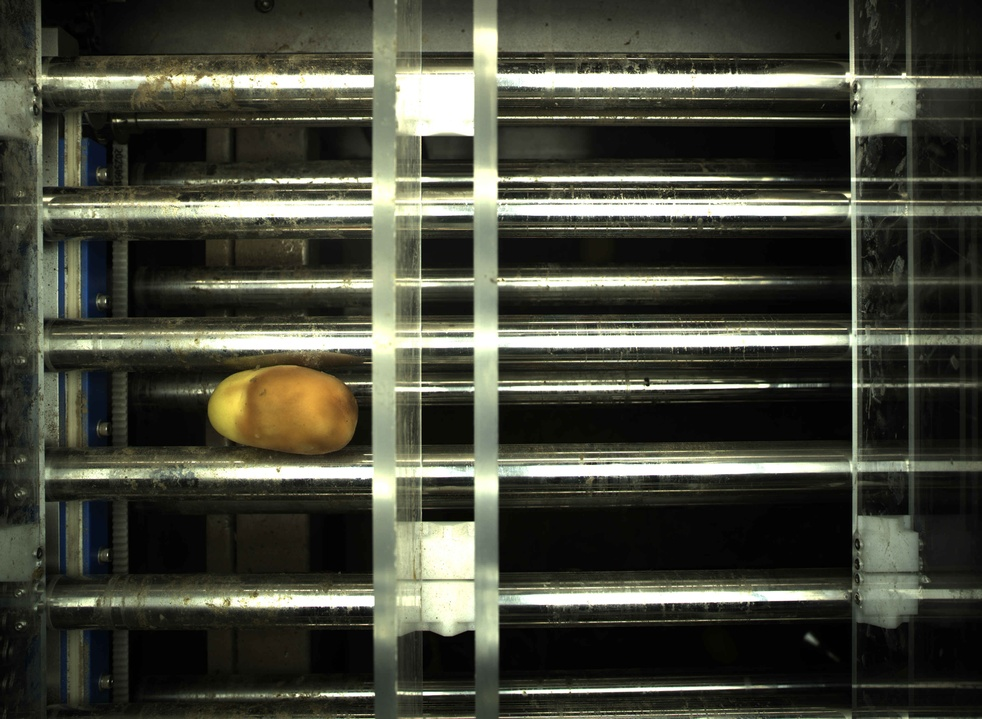
#> input picture potato_inspection_offline_v4/test_images/1ddcb126-Pic_2025_10_21_153846_17.jpeg, 982 x 719 px, shrunk from 4096 x 3000 before the run, given as the content of the folder ffline_v4/test_images/1ddcb126-Pic_2025_10_21_153846_17.jpeg, which was not available
$ python analyze_size_distribution.py --source ../potato_inspection_offline_v4/test_images/1ddcb126-Pic_2025_10_21_153846_17.jpeg
#> lines starting #> are read from the running program, lines starting #| are printed output that depends on the picture; after the words box and inside, x2 and y2 are one past the last pixel; in counts of white or black regions, pixels touching at a corner belong together; pictures that were not available may be replaced by others from this repository, and a replacement may not be noted
#!/usr/bin/env python3
"""分析已分级结果的尺寸分布，自动建议7档阈值"""
import argparse
import json
import cv2
import numpy as np
from pathlib import Path
from typing import List


def extract_contour_area(image_path: str) -> float:
    img = cv2.imread(image_path)
#> img is the input picture: shape (719, 982, 3); mean B, G, R 59.4, 71.6, 70.3
    if img is None:
        return 0.0
    gray = cv2.cvtColor(img, cv2.COLOR_BGR2GRAY)
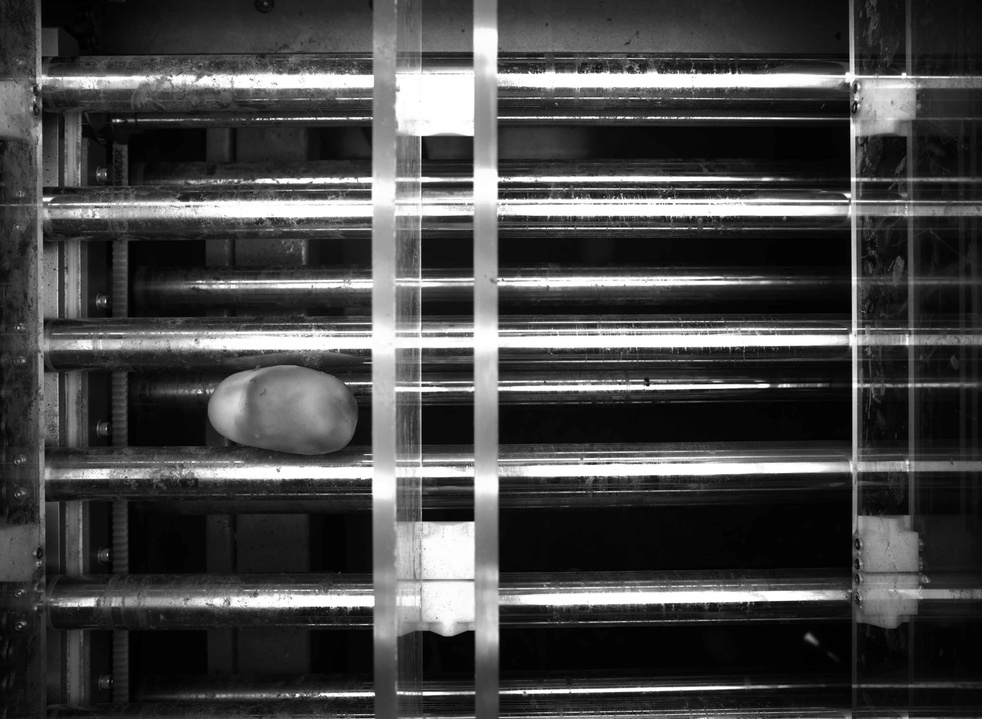
#> gray: shape (719, 982); min 0, max 255, mean 69.9
    _, th = cv2.threshold(gray, 0, 255, cv2.THRESH_BINARY + cv2.THRESH_OTSU)
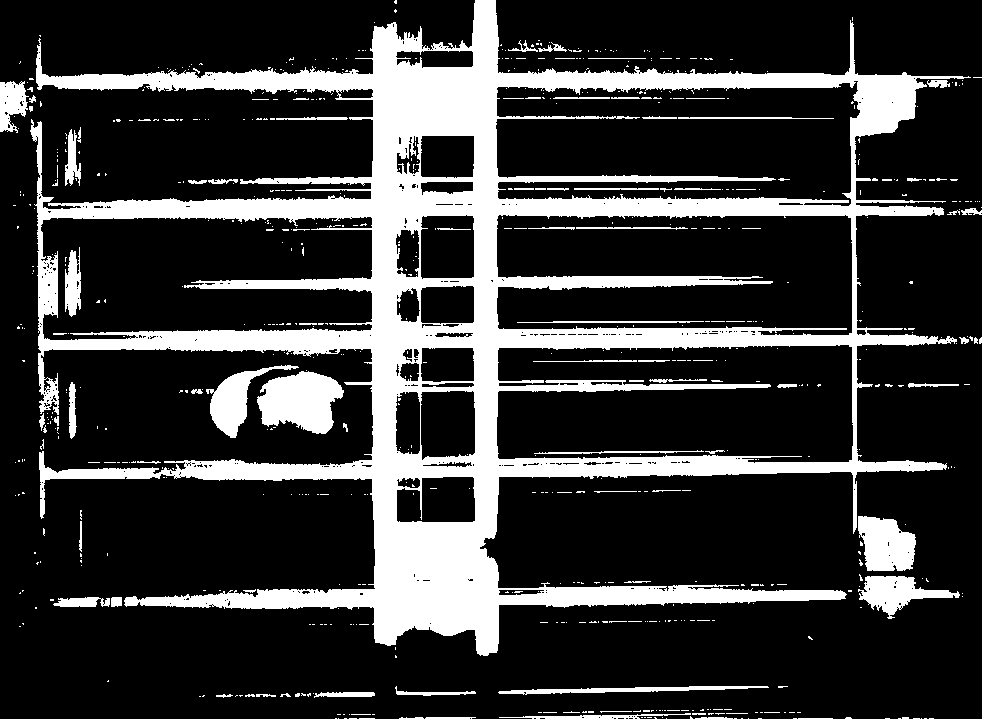
#> th: shape (719, 982); 21.6% white; 677 white regions (587 under 20 px)
    if th.mean() > 127:
        th = 255 - th
    cnts, _ = cv2.findContours(th, cv2.RETR_EXTERNAL, cv2.CHAIN_APPROX_SIMPLE)
#> cnts = 486 contours, 455 with area under 20; largest, box (x1, y1, x2, y2) and area: (30, 0, 971, 656) 295354, (257, 371, 344, 434) 3672, (858, 516, 916, 571) 2372, (206, 365, 299, 438) 1935, (858, 576, 960, 619) 1810
    if not cnts:
        return 0.0
    return max(cv2.contourArea(c) for c in cnts)


def suggest_thresholds(areas: List[float], n_bins: int = 7) -> List[float]:
    areas = sorted([a for a in areas if a > 0])
    if len(areas) < n_bins:
        # 太少样本，用均匀分位
        return np.linspace(areas[0] if areas else 0, areas[-1] if areas else 1, n_bins + 1)[1:].tolist()
    # 使用分位数方法：将分布分为 n_bins 等份
    percentiles = np.linspace(0, 100, n_bins + 1)[1:-1]
    thresholds = [np.percentile(areas, p) for p in percentiles]
    return thresholds


def main():
    parser = argparse.ArgumentParser(description="分析尺寸分布并建议阈值")
    parser.add_argument("--source", required=True, help="图片目录或JSONL结果文件")
    parser.add_argument("--output", default="/tmp/potato_inspection_system/config/suggested_thresholds.json")
    args = parser.parse_args()

    source = Path(args.source)
    areas = []

    if source.suffix == '.jsonl':
        # 从分级结果JSONL读取图片路径
        with open(source, 'r', encoding='utf-8') as f:
            for line in f:
                rec = json.loads(line)
                img_path = rec.get("image")
                if img_path:
                    area = extract_contour_area(img_path)
                    if area > 0:
                        areas.append(area)
    else:
        # 直接扫描图片目录
        for img_file in source.rglob("*"):
            if img_file.suffix.lower() in {'.jpg', '.jpeg', '.png'}:
                area = extract_contour_area(str(img_file))
#> area = 295354
                if area > 0:
                    areas.append(area)

    if not areas:
        print("未找到有效图片")
        return

    thresholds = suggest_thresholds(areas, n_bins=7)
#> in suggest_thresholds, `areas = sorted([a for a in areas if a > 0])`: areas = [295354]
#> thresholds = [295354, 295354, 295354, 295354, 295354, 295354, 295354]
    result = {
        "suggested_thresholds_px": [int(t) for t in thresholds],
        "statistics": {
            "count": len(areas),
            "min": float(min(areas)),
            "max": float(max(areas)),
            "mean": float(np.mean(areas)),
            "median": float(np.median(areas)),
            "std": float(np.std(areas))
        },
        "note": "请将 suggested_thresholds_px 复制到 grading_rules.json > size.thresholds_px"
    }

    out_path = Path(args.output)
    out_path.parent.mkdir(parents=True, exist_ok=True)
    with open(out_path, 'w', encoding='utf-8') as f:
        json.dump(result, f, indent=2, ensure_ascii=False)

    print(f"建议阈值: {result['suggested_thresholds_px']}")
#| 建议阈值: [295354, 295354, 295354, 295354, 295354, 295354, 295354]
    print(f"统计: 样本数={result['statistics']['count']}, "
          f"范围=[{result['statistics']['min']:.0f}, {result['statistics']['max']:.0f}], "
          f"均值={result['statistics']['mean']:.0f}")
#| 统计: 样本数=1, 范围=[295354, 295354], 均值=295354
    print(f"已保存到: {out_path}")


if __name__ == '__main__':
    main()

$ run again, on potato_inspection_offline_v4/test_images/20a6beec-Pic_2025_10_21_154336_70.jpeg
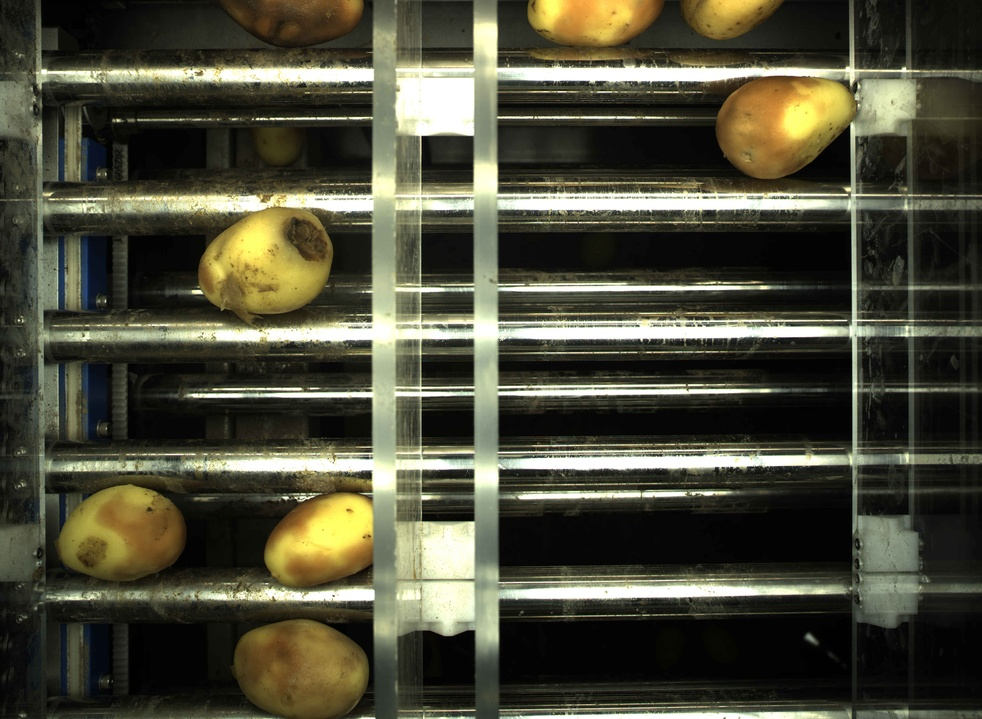
#> input picture potato_inspection_offline_v4/test_images/20a6beec-Pic_2025_10_21_154336_70.jpeg, 982 x 719 px, shrunk from 4096 x 3000 before the run, given as the content of the folder ffline_v4/test_images/20a6beec-Pic_2025_10_21_154336_70.jpeg, which was not available
#> in extract_contour_area, img is the input picture: shape (719, 982, 3); mean B, G, R 57.8, 75.3, 76.1
#> in extract_contour_area, `gray = cv2.cvtColor(img, cv2.COLOR_BGR2GRAY)`:
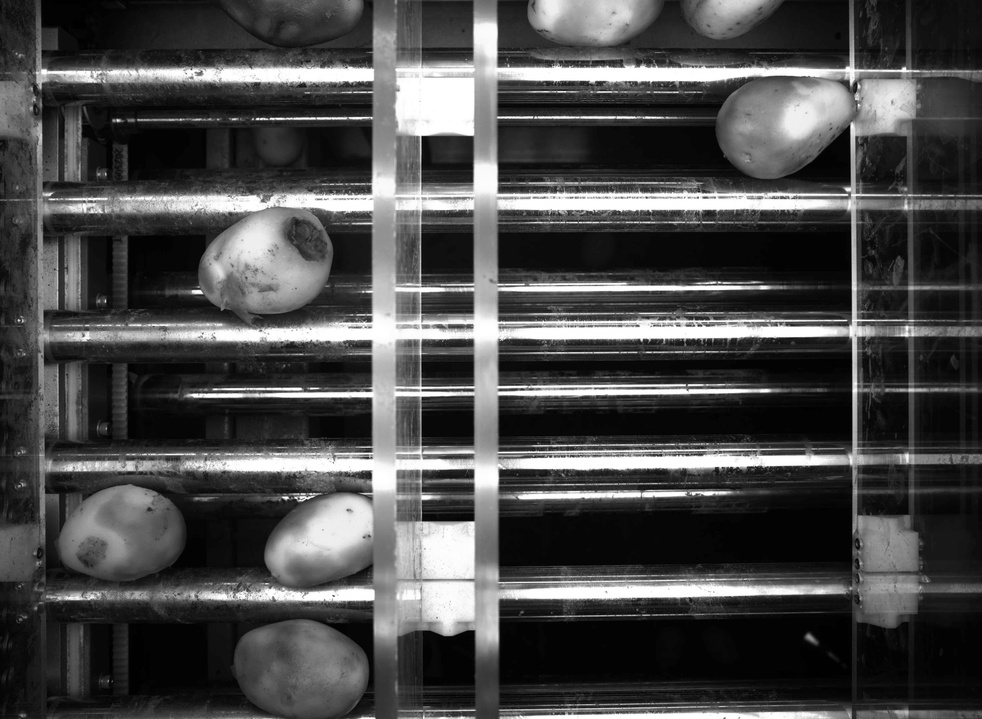
#> gray: shape (719, 982); min 0, max 255, mean 73.5
#> in extract_contour_area, `_, th = cv2.threshold(gray, 0, 255, cv2.THRESH_BINARY + cv2.THRESH_OTSU)`:
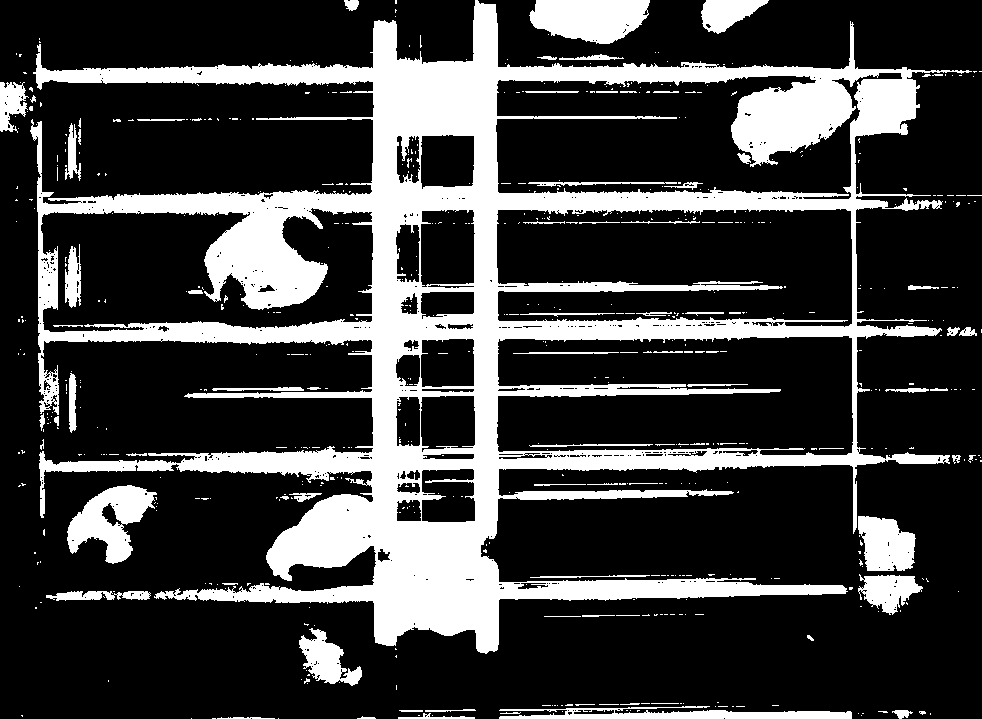
#> th: shape (719, 982); 24.7% white; 592 white regions (512 under 20 px)
#> cnts = 370 contours, 338 with area under 20; largest, box (x1, y1, x2, y2) and area: (30, 0, 972, 654) 299433, (529, 0, 650, 44) 3969, (67, 485, 157, 564) 3661, (858, 516, 916, 571) 2350, (499, 706, 852, 719) 2262
#> area = 299433
#> areas = [299433]
#> thresholds = [299433, 299433, 299433, 299433, 299433, 299433, 299433]
#| 建议阈值: [299433, 299433, 299433, 299433, 299433, 299433, 299433]
#| 统计: 样本数=1, 范围=[299433, 299433], 均值=299433

$ run again, on potato_inspection_offline_v4/test_images/309e98ef-Pic_2025_10_21_154948_224.jpeg
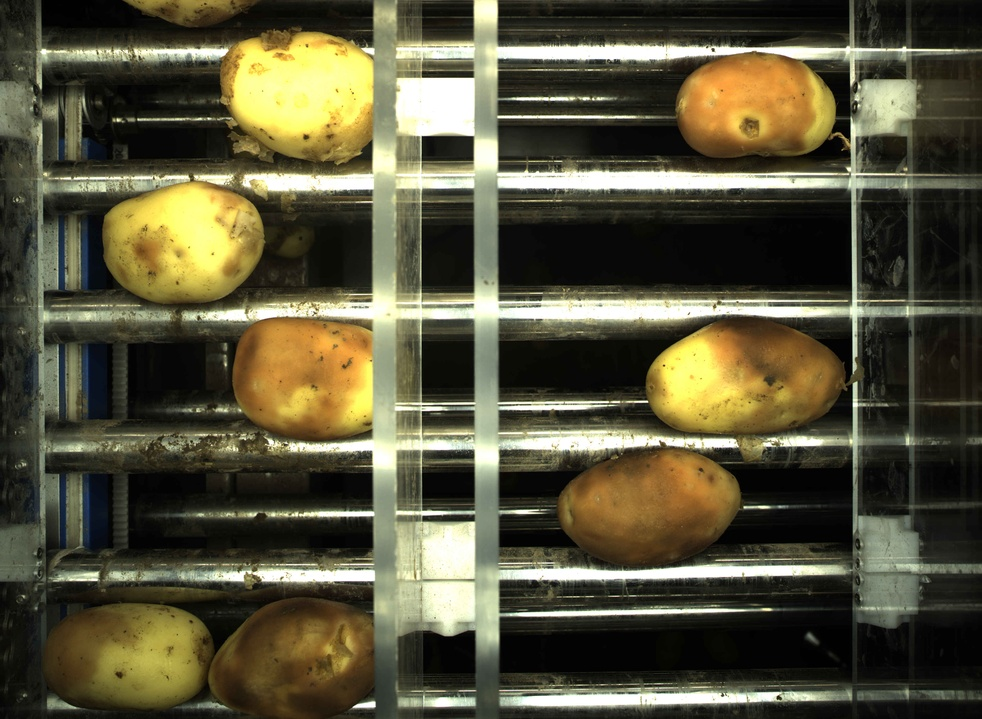
#> input picture potato_inspection_offline_v4/test_images/309e98ef-Pic_2025_10_21_154948_224.jpeg, 982 x 719 px, shrunk from 4096 x 3000 before the run, given as the content of the folder fline_v4/test_images/309e98ef-Pic_2025_10_21_154948_224.jpeg, which was not available
#> in extract_contour_area, img is the input picture: shape (719, 982, 3); mean B, G, R 59.7, 83.6, 87.6
#> in extract_contour_area, `gray = cv2.cvtColor(img, cv2.COLOR_BGR2GRAY)`:
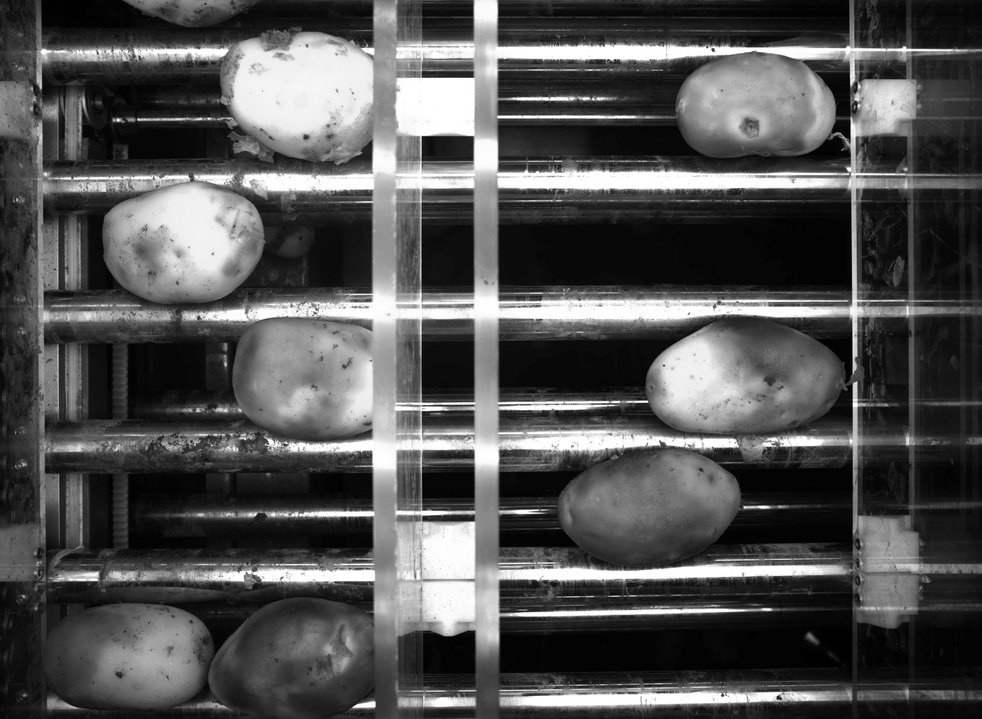
#> gray: shape (719, 982); min 0, max 255, mean 82.1
#> in extract_contour_area, `_, th = cv2.threshold(gray, 0, 255, cv2.THRESH_BINARY + cv2.THRESH_OTSU)`:
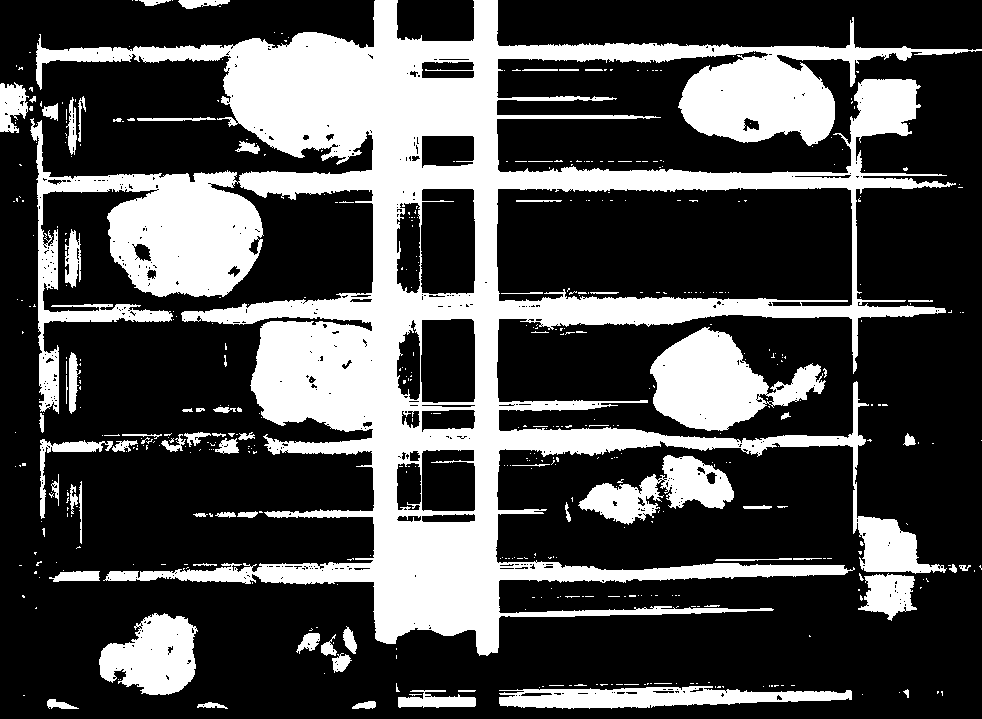
#> th: shape (719, 982); 29.7% white; 507 white regions (435 under 20 px)
#> cnts = 438 contours, 389 with area under 20; largest, box (x1, y1, x2, y2) and area: (30, 0, 982, 656) 226562, (650, 327, 826, 431) 9569, (99, 613, 198, 695) 5337, (499, 686, 852, 709) 4954, (578, 455, 734, 525) 4822
#> area = 226562.5
#> areas = [226562.5]
#> thresholds = [226562.5, 226562.5, 226562.5, 226562.5, 226562.5, 226562.5, 226562.5]
#| 建议阈值: [226562, 226562, 226562, 226562, 226562, 226562, 226562]
#| 统计: 样本数=1, 范围=[226562, 226562], 均值=226562
